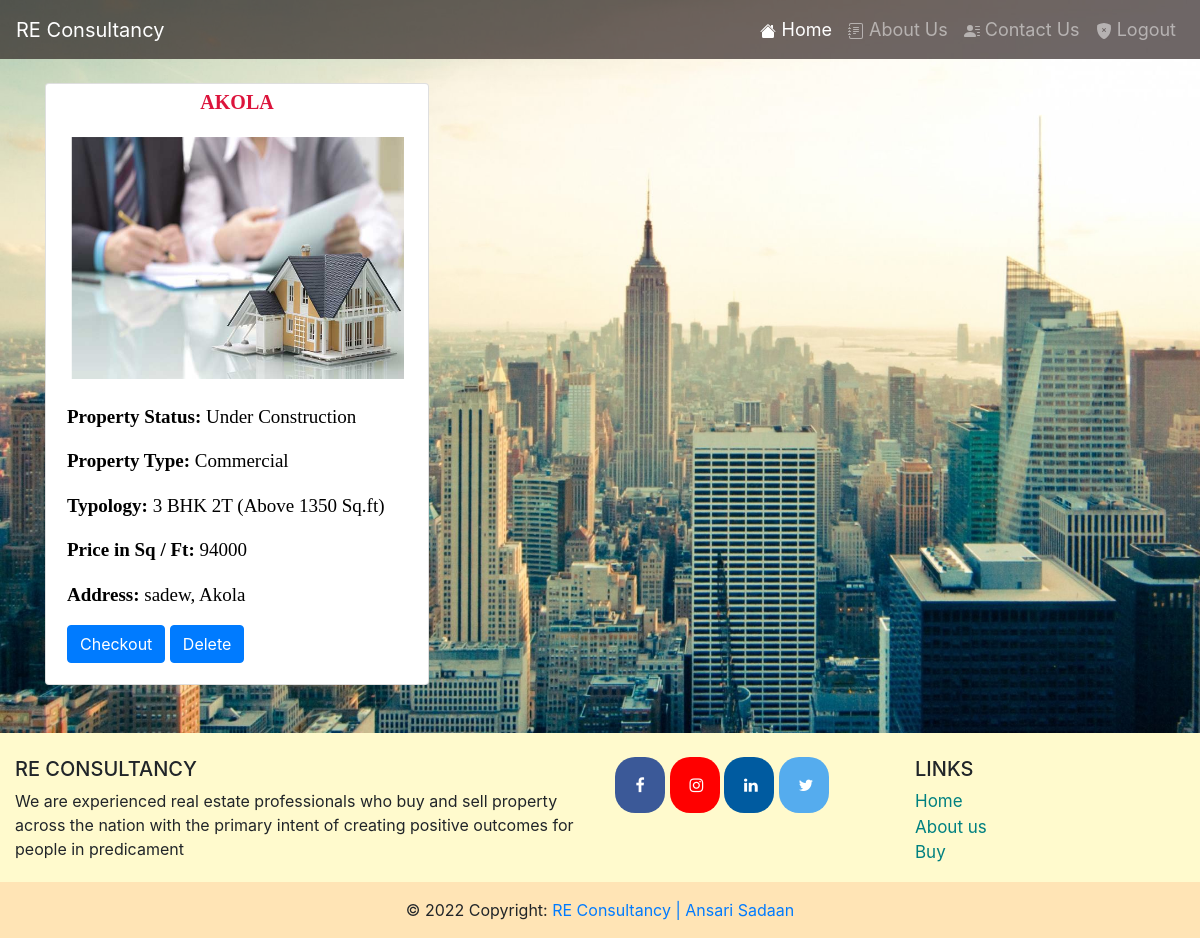
/cart.php (signed in), run on an earlier commit of the app's database.
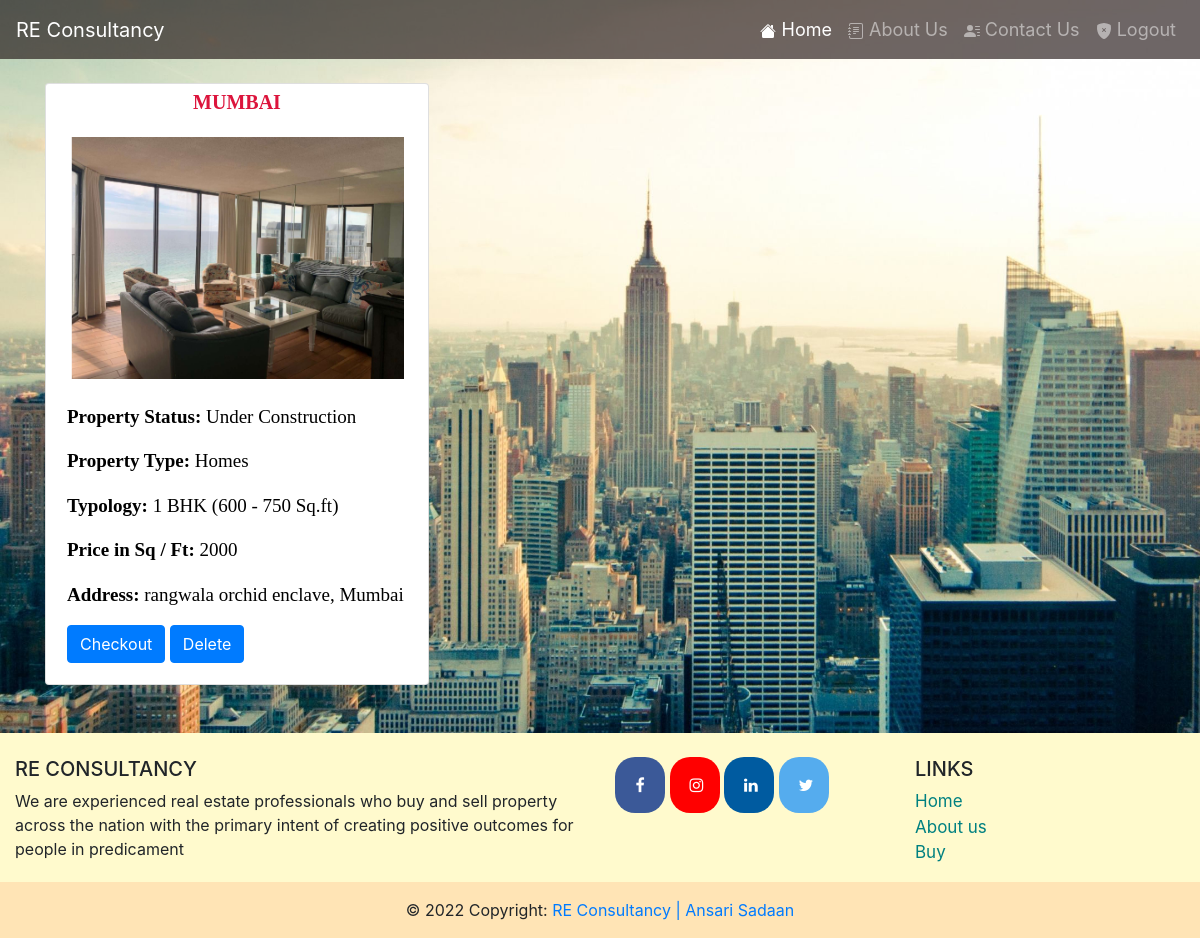
And on a later commit of the database.
### tables this page shows
CREATE TABLE IF NOT EXISTS `sellers` (
  `id` int(11) NOT NULL AUTO_INCREMENT,
  `typo` varchar(255) NOT NULL,
  `protype` varchar(255) NOT NULL,
  `prostatus` varchar(255) NOT NULL,
  `price` varchar(255) NOT NULL,
  `address` varchar(255) NOT NULL,
  `city` varchar(255) NOT NULL,
  `image` varchar(11) NOT NULL,
  `updated_on` timestamp NOT NULL DEFAULT CURRENT_TIMESTAMP ON UPDATE CURRENT_TIMESTAMP,
  `username` varchar(255) NOT NULL,
  PRIMARY KEY (`id`),
  KEY `FK_UserSeller` (`username`)
);

### cart.php (the view, shortened to what this page needs)
<html>
    <head>
        <link rel="stylesheet" href="./css/bootstrap.min.css">
        <link rel="stylesheet" href="./css/styles.css">
        <link rel="stylesheet" href="https://cdnjs.cloudflare.com/ajax/libs/font-awesome/4.7.0/css/font-awesome.min.css">
    </head>
    <body>
        <nav class="navbar navbar-expand-lg navbar-dark bg-dark">
            <a class="navbar-brand" href="#"><span>RE Consultancy</span></a>
            <div class="collapse navbar-collapse" id="navbarSupportedContent">
              <ul class="navbar-nav ml-auto">
                <li class="nav-item active">
                  <a class="nav-link" href="home.php" target = "_self"> Home <span class="sr-only">(current)</span></a>
                </li>
                <li class="nav-item">
                  <a class="nav-link" href="about.php" target = "_self"> About Us</a>
                </li>
                <li class="nav-item">
                  <a class="nav-link " type="button" data-toggle="modal" data-target="#exampleModal" href="#" > Contact Us</a>
                </li>
                <li class="nav-item">
                  <a class="nav-link " type="button" href="logout.php" target = "_self"> Logout</a>
                </li>
              </ul>
            </div>
        </nav>
        <br>
<div class="container">
<div class="row">
<?php
    $con = mysqli_connect('localhost','root','','re_consultancy');
   $query="SELECT sellers.*, cart.id as 'cart_id' , cart.order_id FROM sellers
    Inner join cart ON cart.order_id = sellers.id WHERE cart.user_id = '".$_SESSION['id']."'
    ORDER BY sellers.updated_on Desc";
    $result=mysqli_query($con,$query) or die(mysqli_error($con));
    while($row=mysqli_fetch_array($result)){
    echo'
    <div class="col s4">
        <div class="card" style="width: 24rem; height:auto;">
            <p style="text-align:center; font-size:20px; color:crimson; padding-top:0.5%; font-weight:900; text-transform:uppercase; font-family:serif;" >'.$row['city'].' </p>
            <img style="padding:1%; width:340; height:250; margin-left:5.4%;"class="card-img-top" src="images/'.$row['image'].'" alt="Card image cap">
             <div class="card-body" style="overflow: auto;">
                        <p><span style="font-weight:900; color:black;  font-size:19px; font-family:times new roman;">Property Status: </span><span style=" font-size:19px; font-family:times new roman; color:black;"> '.$row['prostatus'].'</p>
                     <p><span style="font-weight:900; color:black;  font-size:19px; font-family:times new roman;">Property Type: </span><span style=" font-size:19px; font-family:times new roman; color:black;"> '.$row['protype'].'</p>
                     <p><span style="font-weight:900; color:black;   font-size:19px; font-family:times new roman;">Typology: </span><span style=" font-size:19px; font-family:times new roman; color:black;"> '.$row['typo'].'</p>
                    <p><span style="font-weight:900; color:black;  font-size:19px; font-family:times new roman;">Price in Sq / Ft: </span><span style="font-size:19px; font-family:times new roman; color:black;">'.$row['price'].'</p>
                    <p ><span style="font-weight:900; color:black;  font-size:19px; font-family:times new roman;">Address: </span><span style=" font-size:19px; font-family:times new roman; color:black;">'.$row['address'].', '.$row['city'].'</p>
                    <a href="checkout.php" type="submit" style="color: white;" class="btn btn-primary" name="">Checkout</a>
            <a type="button" cart_id='.$row['cart_id'].' order_id='.$row['order_id'].' class="btn btn-primary delete" style="color: white;" name="delete">Delete</a>
             </div>
        </div><br><br>
    </div>';
    }
    ?>
</div>
</div>
        <footer class="page-footer font-small  pt-4" style="background-color: LemonChiffon;">
            <div class="container-fluid text-center text-md-left">
                <div class="row">
                    <div class="col-md-6 mt-md-0 mt-3">
                        <h5 class="text-uppercase">RE Consultancy</h5>
                        <p>We are experienced real estate professionals who buy and sell property across the nation with the primary intent of creating positive outcomes for people in predicament</p>
                    </div>
                    <div class="col-md-3 mb-md-0 mb-3">
                    <a href="https://www.facebook.com/" target = "-blank" class="fa fa-facebook"></a>
                        <a href="https://www.instagram.com/" target = "_blank" class="fa fa-instagram"></a>
                        <a href="https://www.linkedin.com/in/ansari-sadaan-82a191214/" target = "_blank" class="fa fa-linkedin"></a>
                        <a href="https://twitter.com/home?lang=en" target = "_blank" class="fa fa-twitter"></a>
                    </div>
                    <div class="col-md-3 mb-md-0 mb-3">
                        <h5 class="text-uppercase">Links</h5>
                        <ul class="list-unstyled">
                            <li>
                            <a href="home.php" style="color:Teal; font-size:17px;" target = "_self">Home</a>
                            </li>
                            <li>
                            <a href="about.php" style="color:Teal; font-size:17px;" target = "_self">About us</a>
                            </li>
                            <li>
                            <a href="buy.php" style="color:Teal; font-size:17px;" target = "_self">Buy</a>
                            </li>
                        </ul>
                    </div>
                </div>
            </div>
            <div class="footer-copyright text-center py-3" style="background-color: moccasin ;">© 2022 Copyright:
                <a href="cart.php">RE Consultancy | Ansari Sadaan</a>
            </div>
        </footer>
    </body>
</html>

### css/styles.css (style rules this page uses)
body { background-image: url('../img/img8.jpg'); background-repeat: no-repeat; background-attachment: fixed; background-size: cover; }
.bg-dark { background-color: #231818a8!important; }
.navbar-collapse { background-color: #2f242100; }
.fa { padding: 20px; font-size: 30px; width: 50px; text-align: center; text-decoration: none; border-radius: 20px; }
.fa-facebook { background: #3B5998; color: white; }
.fa-twitter { background: #55ACEE; color: white; }
.fa-linkedin { background: #005ba0; color: white; }
.fa-instagram { background: #ff0000; color: white; }
.card { overflow: auto; }

### cart.php (style rules this page uses)
.card { height: 450px; overflow: hidden; padding: 1px; }
body { background-image: url('./img/bk3.jpg'); background-repeat: no-repeat; background-attachment: fixed; background-size: cover; }
.nav-link { font-size:18px; }

What changed in the data, as far as the page shows it:
removed sellers: city "AKOLA", image (picture), prostatus "Under Construction", protype "Commercial", typo "3 BHK 2T (Above 1350 Sq.ft)", price "94000", address "sadew", city "Akola"
added sellers: city "MUMBAI", image (picture), prostatus "Under Construction", protype "Homes", typo "1 BHK (600 - 750 Sq.ft)", price "2000", address "rangwala orchid enclave", city "Mumbai"
